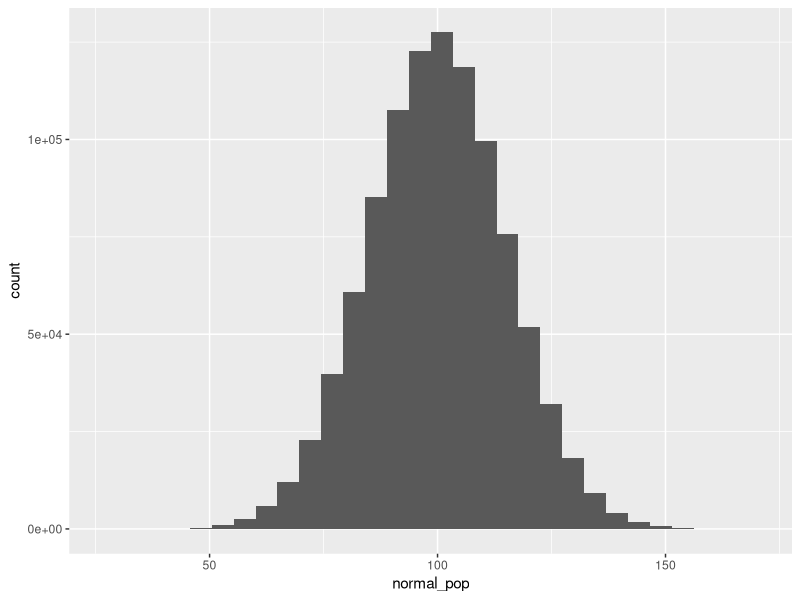
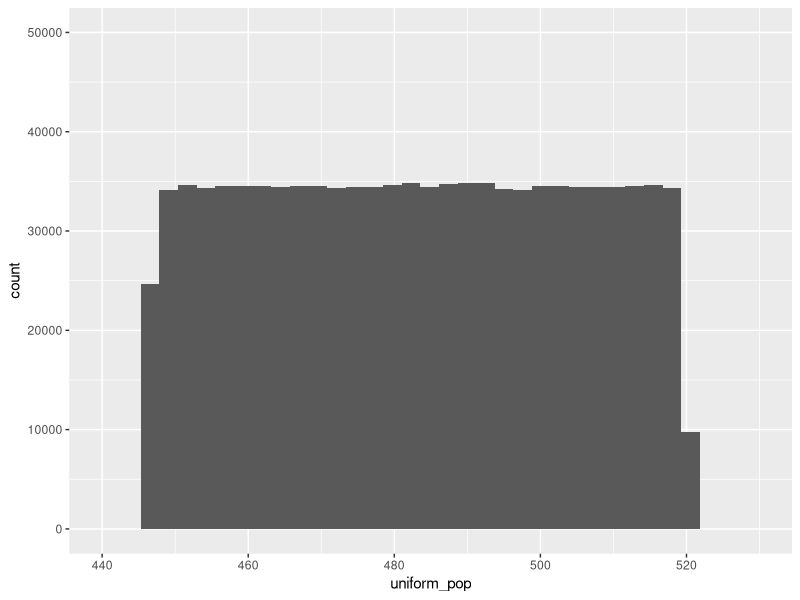
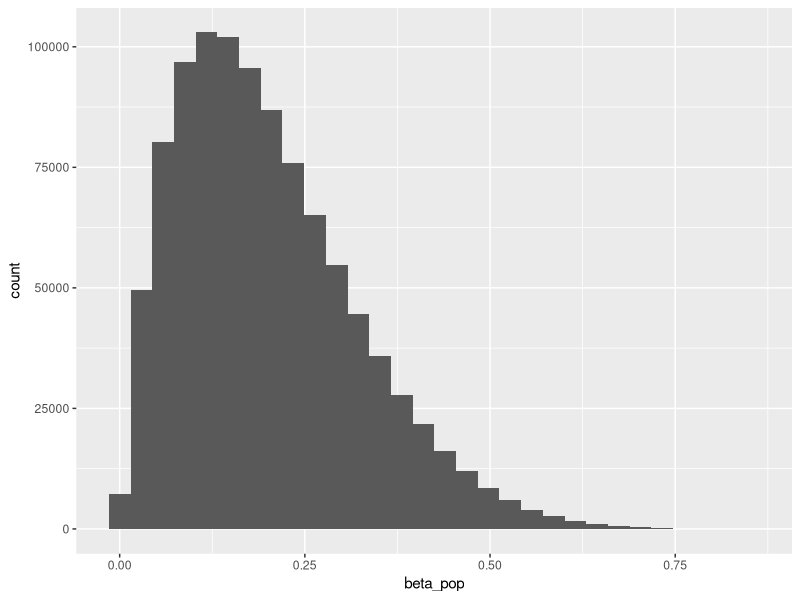
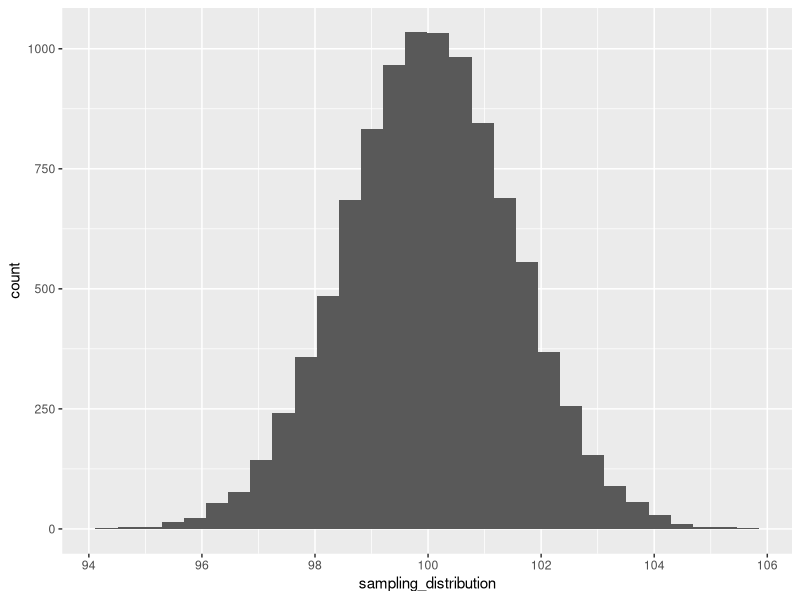
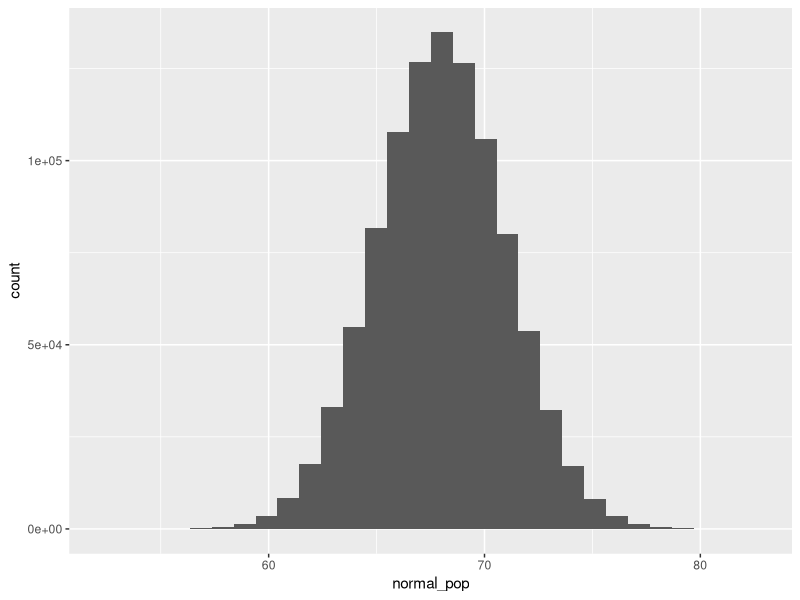
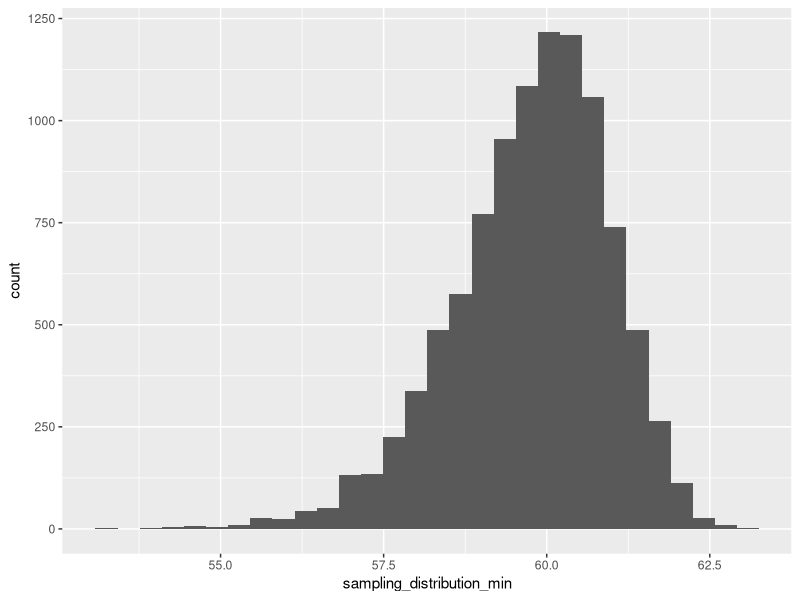
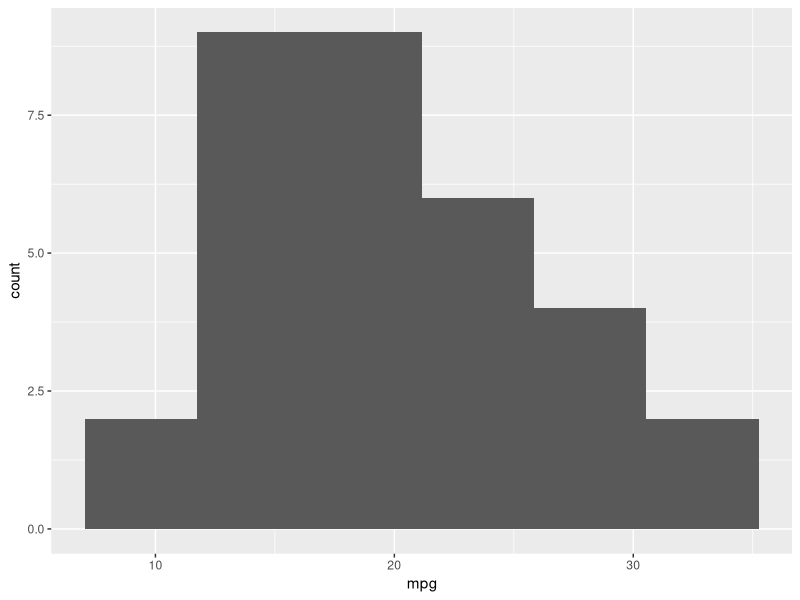
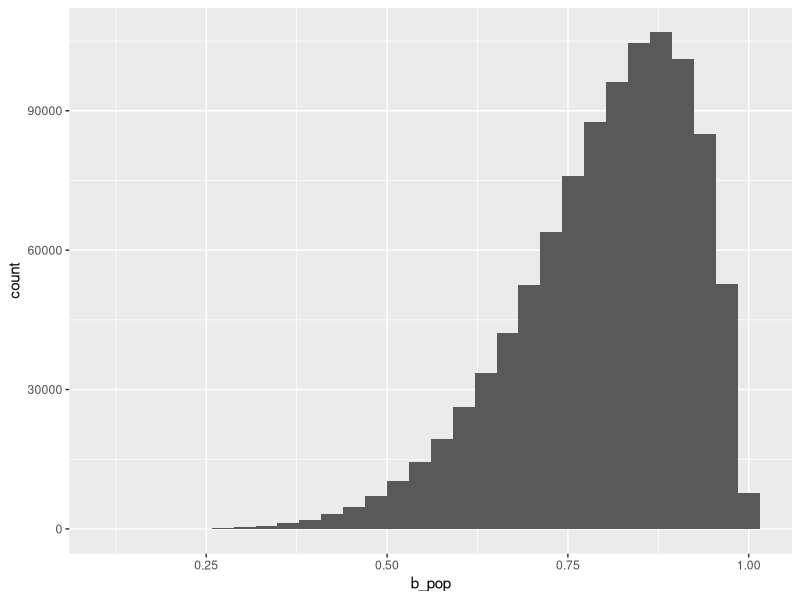

Write the R code that produced these figures, in order.
###########################################
### Statistics & Bootstrapping - Part 1 ###
###########################################

library(tidyverse)

###############################
### Statistical Foundations ###
###############################


## Population vs Sample: Population is EVERYTHING. 
#                        Sample is a subset of the population.



## What is a "statistic"? A statistic is a numerical value or measure that 
#                         summarizes some aspect of a sample. (i.e., mean, 
#                         median, sample standard deviation... etc.)


## Sampling Distribution: it's a distribution of a sample statistic based on all 
#                         possible simple random samples of the same size from 
#                         the same population. 



# Standard Error: it's the standard deviation of a sampling distribution. 



############################# 
### Creating a Population ###
#############################

# Normal Distribution: Mean 100, Standard deviation 15. 

N <- 1000000
normal_pop <- rnorm(N, mean = 100, sd = 15)

plot_1 <- data.frame(normal_pop) %>%
  ggplot(aes(normal_pop))+
  geom_histogram()
plot_1

# Uniform: min = 446, max = 520

N <- 1000000
uniform_pop <- runif(N, min = 446, max = 520)

plot_2 <- data.frame(uniform_pop) %>%
  ggplot(aes(uniform_pop))+
  geom_histogram()+
  coord_cartesian(xlim=c(440, 530), ylim=c(0,50000)) 
plot_2

# Beta: shape1 = 2, shape2 = 8.

N <- 1000000
beta_pop <- rbeta(N, shape1 = 2, shape2 = 8)

plot_3 <- data.frame(beta_pop) %>%
  ggplot(aes(beta_pop))+
  geom_histogram()
plot_3


###########################
### Creating One sample ###
###########################

# We randomly sample 100 data points from the population 
# of the normal distribution to create our sample. 

n <- 100
one_sample <- sample(normal_pop, n)
one_sample_mean <- mean(one_sample)
one_sample_mean


####################################################
### Creating a Sampling Distribution of the Mean ###
####################################################

## Sampling Distribution: it's a distribution of a sample statistic based on all 
#                         possible simple random samples of the same size from 
#                         the same population. 

# Creating multiple samples and computing the mean of each sample. 

get_one_sample_mean  <- function(i, population_vector, n) {
  one_sample <- sample(population_vector, n)
  one_sample_mean <- mean(one_sample)
  return(one_sample_mean)
}

# Sampling Distribution of the mean with n = 100.

sampling_distribution <- map_dbl(1:10000, get_one_sample_mean, population_vector= normal_pop, n = 100)


plot_4 <- data.frame(sampling_distribution) %>%
  ggplot(aes(sampling_distribution))+
  geom_histogram()
plot_4

# The standard error is the standard deviation of the sampling distribution. 
st_error <- sd(sampling_distribution) 
st_error


######################################### 
############ Do it yourself! ############
#########################################

#  1. The shoulder heights of 18-year old men are approximately normal
#     with a mean of 68 inches and a standard deviation of 3 inches. 

# What is the population here? Create a hypothetical population of 
# shoulder heights of 18 year old men. Assume a population of N = 1000000
# Make a plot. 

N<- 1000000 
normal_pop <- rnorm(N, mean = 68, sd = 3)
normal_pop


plot_1 <- data.frame(normal_pop) %>%
  ggplot(aes(normal_pop))+
  geom_histogram()
plot_1



# 2. Collect one sample from the population. Sample size = 200. Compute the 
#    min of this sample
n<-200
one_sample<- sample(normal_pop, n)
one_sample_min <- min(one_sample)
one_sample_min



# 3. Create a Sampling Distribution of the min, with a sample size of 200.
#    Create a function that randomly selects a sample of size 200 from the population 
#    and computes the min of the sample. Arguments should be a population vector and
#    sample size. The return should be the min of the sample. 
#    Once you build the function, use a the map function to randomly select multiple 
#    samples of size n = 200. Iterate 10000 times. Meaning randomly draw 10000 samples, 
#    each one of size n = 200. 

n<-200
get_one_sample_min  <- function(i, population_vector, n) {
  one_sample <- sample(population_vector, n)
  one_sample_min <- min(one_sample)
  return(one_sample_min)
}

sampling_distribution_min<-map_dbl(1:10000, get_one_sample_min, population_vector=normal_pop, n=200 )




# 4. Plot your sampling distribution

plot_q3 <- data.frame(sampling_distribution_min) %>%
  ggplot(aes(sampling_distribution_min))+
  geom_histogram()
plot_q3


# 5. What is the standard error?

std_error<-sd(sampling_distribution_min)
std_error



plot_1<- mtcars %>%
  ggplot(aes(x=mpg))+
  geom_histogram(bins=6)
plot_1


# Repeat 1-5 using a Beta distribution for the population:
#            shape1 = 8, shape2 = 2.
#            Create a sampling Distribution for the max with n = 300. 

N<- 1000000 
b_pop <- rbeta(N, shape1 = 8, shape2 = 2)
b_pop


plot_1 <- data.frame(b_pop) %>%
  ggplot(aes(b_pop))+
  geom_histogram()
plot_1


n<-300
one_sample<- sample(b_pop, n)
one_sample_max <- max(one_sample)
one_sample_max


#n<-300
get_one_sample_max  <- function(i, population_vector, n) {
  one_sample <- sample(population_vector, n)
  one_sample_max <- max(one_sample)
  return(one_sample_max)
}

sampling_distribution_max<-map_dbl(1:10000, get_one_sample_max, population_vector=b_pop, n=300 )


plot_q6 <- data.frame(sampling_distribution_max) %>%
  ggplot(aes(sampling_distribution_max))+
  geom_histogram()
plot_q6


std_error<-sd(sampling_distribution_max)
std_error
